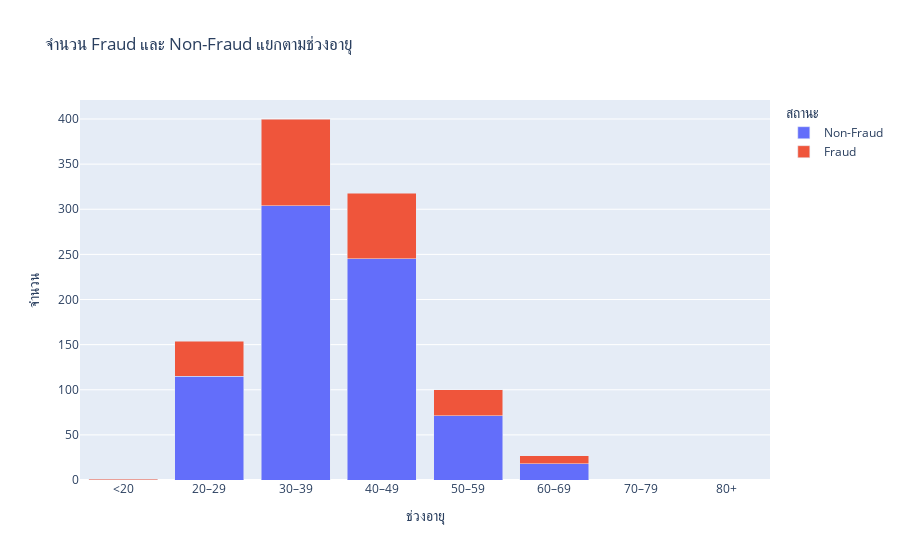

The notebook cell saved with this chart:
### Code cell
df_analysis = df.copy()
# สร้างกลุ่มอายุ
# สร้างกลุ่มอายุ
bins = [0, 19, 29, 39, 49, 59, 69, 79, 100]
labels = ['<20', '20–29', '30–39', '40–49', '50–59', '60–69', '70–79', '80+']
df_analysis['age_group'] = pd.cut(
    df_analysis['age'], bins=bins, labels=labels, right=True)

# สร้างตารางสรุป fraud กับ non-fraud ในแต่ละกลุ่มอายุ
summary = df_analysis.groupby(
    ['age_group', 'fraud_reported']).size().reset_index(name='count')

# แปลงค่าความหมายของ is_fraud เป็นข้อความ
summary['fraud_status'] = summary['fraud_reported'].map(
    {"N": 'Non-Fraud', "Y": 'Fraud'})
summary['total'] = summary.groupby('age_group')['count'].transform('sum')
summary['percent'] = (summary['count'] / summary['total'] * 100).round(2)

# สร้างกราฟ stacked bar
fig = px.bar(summary, x='age_group', y='count', color='fraud_status',
             title='จำนวน Fraud และ Non-Fraud แยกตามช่วงอายุ',
             labels={'age_group': 'ช่วงอายุ', 'count': 'จำนวน',
                     'fraud_status': 'สถานะ', 'percent': "เปอร์เซ็นต์"},
             barmode='stack',
             hover_data={'percent': True, 'count': True,
                         'fraud_status': True, 'age_group': True}
             )
fig.show()

### Figure 1 — Plotly figure (JSON) as saved in the notebook; plotly's stock layout.template omitted (floating-point values rounded to 4 significant figures)
{"data": [{"alignmentgroup": "True", "customdata": [[0, "Non-Fraud"], [74.68, "Non-Fraud"], [76, "Non-Fraud"], [77.04, "Non-Fraud"], [71, "Non-Fraud"], [66.67, "Non-Fraud"], [null, "Non-Fraud"], [null, "Non-Fraud"]], "hovertemplate": "สถานะ=%{customdata[1]}<br>ช่วงอายุ=%{x}<br>จำนวน=%{y}<br>เปอร์เซ็นต์=%{customdata[0]}<extra></extra>", "legendgroup": "Non-Fraud", "marker": {"color": "#636efa", "pattern": {"shape": ""}}, "name": "Non-Fraud", "offsetgroup": "Non-Fraud", "orientation": "v", "showlegend": true, "textposition": "auto", "type": "bar", "x": ["<20", "20–29", "30–39", "40–49", "50–59", "60–69", "70–79", "80+"], "xaxis": "x", "y": [0, 115, 304, 245, 71, 18, 0, 0], "yaxis": "y"}, {"alignmentgroup": "True", "customdata": [[100, "Fraud"], [25.32, "Fraud"], [24, "Fraud"], [22.96, "Fraud"], [29, "Fraud"], [33.33, "Fraud"], [null, "Fraud"], [null, "Fraud"]], "hovertemplate": "สถานะ=%{customdata[1]}<br>ช่วงอายุ=%{x}<br>จำนวน=%{y}<br>เปอร์เซ็นต์=%{customdata[0]}<extra></extra>", "legendgroup": "Fraud", "marker": {"color": "#EF553B", "pattern": {"shape": ""}}, "name": "Fraud", "offsetgroup": "Fraud", "orientation": "v", "showlegend": true, "textposition": "auto", "type": "bar", "x": ["<20", "20–29", "30–39", "40–49", "50–59", "60–69", "70–79", "80+"], "xaxis": "x", "y": [1, 39, 96, 73, 29, 9, 0, 0], "yaxis": "y"}], "layout": {"barmode": "stack", "legend": {"title": {"text": "สถานะ"}, "tracegroupgap": 0}, "title": {"text": "จำนวน Fraud และ Non-Fraud แยกตามช่วงอายุ"}, "xaxis": {"anchor": "y", "domain": [0, 1], "title": {"text": "ช่วงอายุ"}}, "yaxis": {"anchor": "x", "domain": [0, 1], "title": {"text": "จำนวน"}}}}
